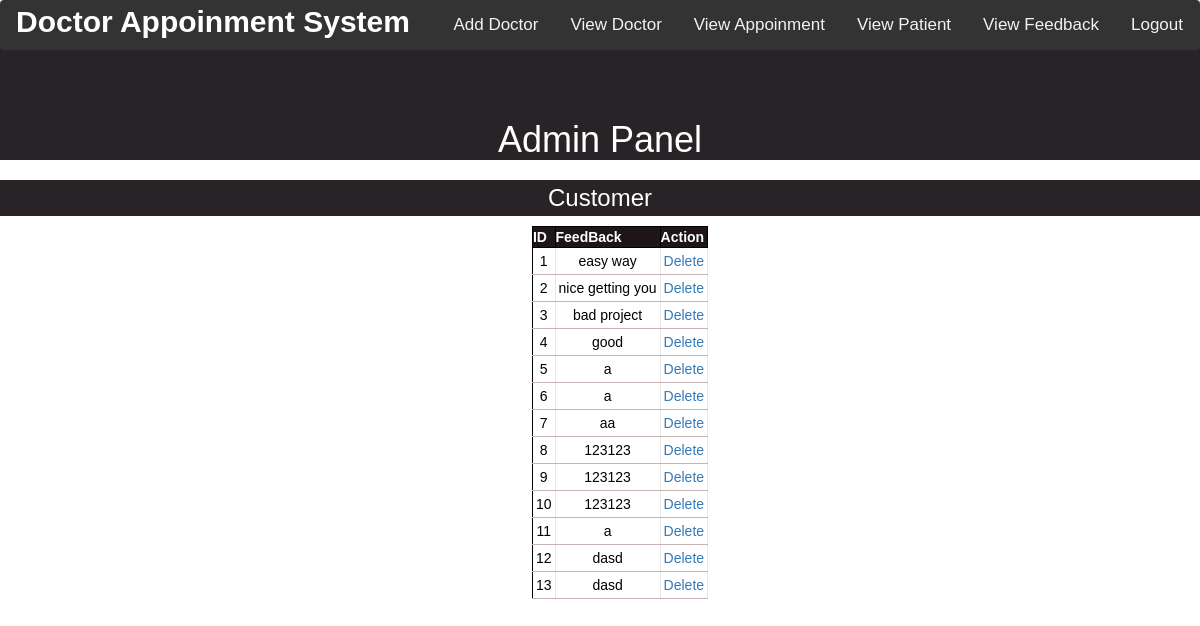
/admin/viewFeedback.php, run on the app's committed database.
### tables this page shows
CREATE TABLE `feedback` (
  `id` int(11) NOT NULL,
  `feedback` varchar(22) NOT NULL
);

### admin/viewFeedback.php (the view, shortened to what this page needs)
<?php include('header.php'); ?>
<div class="dashboard" style="background-color:#fff;">
		<h1 class="text-center" style="background-color:#272327;color: #fff;padding-top: 100px;">Admin Panel</h1>
	</div>
	<div class="dashboard" style="background-color:#fff;">
		<h3 class="text-center" style="background-color:#272327;color: #fff;padding: 5px;">Customer</h3>
	</div>
			<div class="all_user" style="margin-top:0px; margin-left: 40px;">
				<?php
					include('../config.php');
					$sql = " SELECT * FROM feedback";
					$result = mysqli_query($conn,$sql);
					$count = mysqli_num_rows($result);
					if($count>=1){
						echo "<table border='1' align='center' cellpadding='32'>
							<tr>
								<th>ID</th>
								<th>FeedBack</th>
								<th>Action</th>
							</tr>";
						while($row=mysqli_fetch_array($result)){
								echo "<tr>";
								echo "<td>".$row['id']."</td>";
								echo "<td>".$row['feedback']."</td>";
								?>
								<td><a href="delfed.php?id=<?php echo $row['id'] ?>">Delete</a></td>
								<?php
								echo "</tr>";
						}
						echo "</table>";
					}
					else{
						print "<p align='center'>Sorry, No match found for your search result..!!!</p>";
					}
					?>
			</div>
	</div>
</body>
</html>

### admin/css/style.css (style rules this page uses)
body { padding: 5px auto; font-family: 'El Messiri', sans-serif; background:url(../img/bg1.jpg) fixed no-repeat; background-size:cover; }
table { border-collapse: collapse; background-color: khaki; }
table,th,td { border: 1px solid #000; margin: 10px auto; }
th { background-color:#1e1616; color: white; }
td { padding: 3px; text-align: center; background-color: white; color: #000; border-right: 1px solid #e7e7e7; border-bottom: 1px solid #c5b3b3; }

### data on the page
feedback: id "1", feedback "easy way"
feedback: id "2", feedback "nice getting you"
feedback: id "3", feedback "bad project"
feedback: id "4", feedback "good"
feedback: id "5", feedback "a"
feedback: id "6", feedback "a"
feedback: id "7", feedback "aa"
feedback: id "8", feedback "123123"
feedback: id "9", feedback "123123"
feedback: id "10", feedback "123123"
feedback: id "11", feedback "a"
feedback: id "12", feedback "dasd"
feedback: id "13", feedback "dasd"
